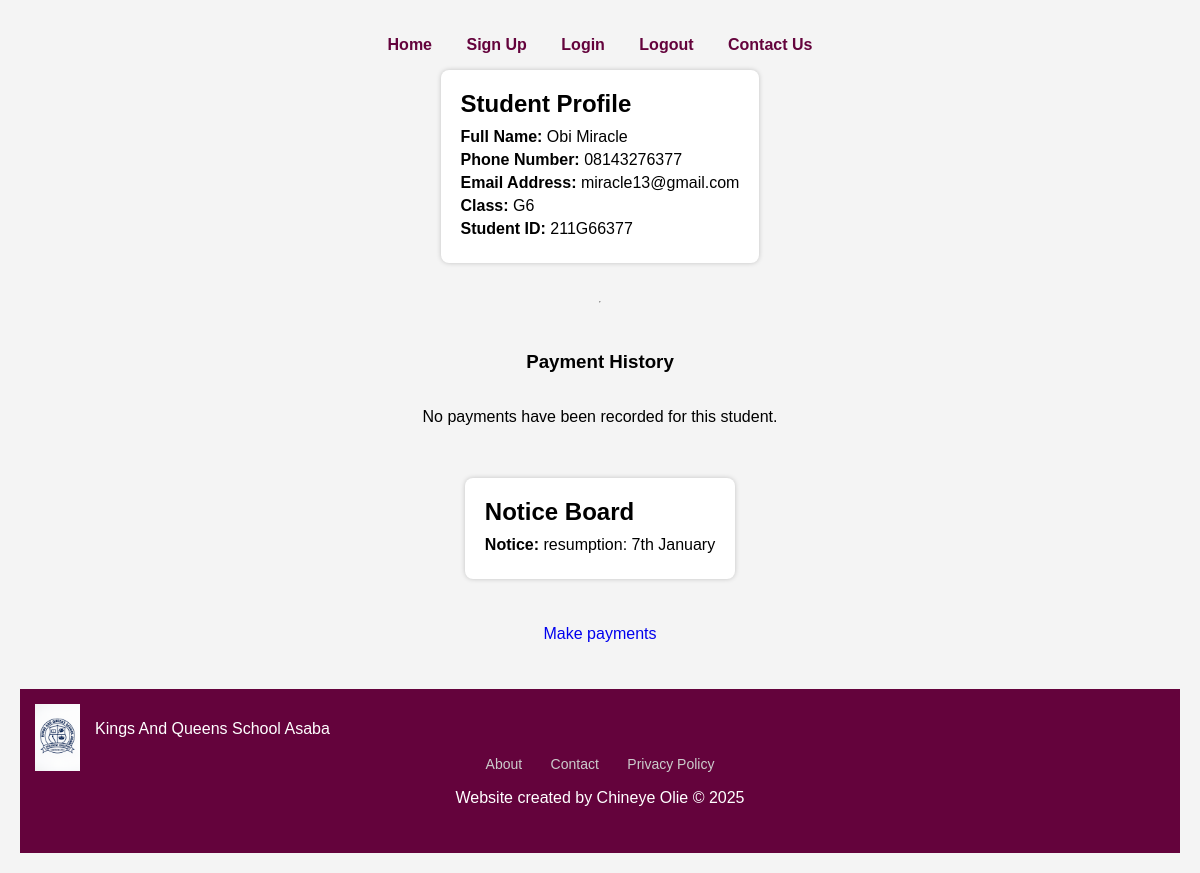
The page /adminstudent_profile/211G66377 on the database its author committed.
### website/models.py (models this page shows)
class User(db.Model, UserMixin):
    id = db.Column(db.Integer, primary_key=True)
    student_id = db.Column(db.String(20), nullable=False)
    name = db.Column(db.String(100))
    email = db.Column(db.String(150), unique=True)
    phone = db.Column(db.String(20), nullable=False)
    password = db.Column(db.String(150), nullable=False)
    class_level = db.Column(db.String(10), nullable=False)

class Calender(db.Model, UserMixin):
    id = db.Column(db.Integer, primary_key=True)
    content= db.Column(db.Text)

### website/input.py (the view)
@input.route('/adminstudent_profile/<student_id>')
def student_profile(student_id):
    user = User.query.filter_by(student_id=student_id).first_or_404()
    payments = Payment.query.filter_by(student_id=student_id).all()
    calender = Calender.query.first()
    return render_template("adminstudent_profile.html", user=user, payments=payments, calender=calender)

### website/templates/adminstudent_profile.html (shortened to what this page needs)
<!DOCTYPE html>
<html lang="en">
<head>
    <link href="static/style.css" rel="stylesheet" >
</head>
<body>
    <nav>
        <ul>
            <li><a id="home" href="/">Home</a></li>
      <li><a id="signUp" href="/signup">Sign Up</a></li>
      <li><a id="login" href="/login">Login</a></li>
      <li><a id="logout" href="/logout">Logout</a></li>
      <li><a id="contact" href="/contact">Contact Us</a></li>
        </ul>
    </nav>
    <div class="profile-box">
        <div class="profile-title">Student Profile</div>
        <p class="profile-field"><strong>Full Name:</strong> {{ user.name }}</p>
        <p class="profile-field"><strong>Phone Number:</strong> {{ user.phone }}</p>
        <p class="profile-field"><strong>Email Address:</strong> {{ user.email }}</p>
        <p class="profile-field"><strong>Class:</strong> {{ user.class_level }}</p>
        <p class="profile-field"><strong>Student ID:</strong> {{ user.student_id }}</p>
    </div>
    <hr>
    <h3>Payment History</h3>
    {% if payments %}
        <table>
            <tr>
                <th>Amount Paid</th>
                <th>Date Paid</th>
                <th>Balance</th>
            </tr>
            {% for payment in payments %}
            <tr>
                <td>{{ payment.amount_paid }}</td>
                <td>{{ payment.date_paid }}</td>
                <td>{{ payment.balance }}</td>
            </tr>
            {% endfor %}
        </table>
    {% else %}
        <p>No payments have been recorded for this student.</p>
    {% endif %}
    <br><br>
    <div class="profile-box">
      <div class="profile-title">Notice Board</div>
      <p class="profile-field"><strong>Notice:</strong> {{ calender.content }}</p>
      </div>
  <p><a href="/payment">Make payments</p></a>
    <footer class="footer">
        <div class="footer-content">
          <img src= "{{ url_for('static', filename='file_0000000051a8620a8e2cce67cac70511.png') }}" alt="school logo" class="footer-logo">
      </div>
      <p class="footer-writing">Kings And Queens School Asaba</p>
      <br><br>
      <div class="footer-links">
        <a href="/about">About</a>
        <a href="/contact">Contact</a>
        <a href="/privacypolicy">Privacy Policy</a>
      </div>
        <p> Website created by Chineye Olie &copy; 2025</p>
      </footer>
</body>
</html>

### website/static/style.css (style rules this page uses)
body { background-color: #f0f0f0; font-family:sans-serif; display: flex; flex-direction: column; align-items: center; margin: 0; }
nav ul { list-style-type: none; padding: 0; }
nav ul li { display: inline; margin: 0 15px; }
nav ul li a { color: white; text-decoration: none; font-weight: bold; }
footer { margin-top: 30px; text-align: center; color: #555; }
.footer { background-color: rgb(100, 3, 60);; color: #fff; width: 100%; padding: 30px 0; text-align: center; position: relative; left: 0; bottom: 0; }
.footer-content { display: flex; flex-direction: column; align-items: center; gap: 15px; }
.footer-logo { width: 45px; height: auto; position: absolute; top: 15px; left: 15px; z-index: 2; }
.footer-writing { position: absolute; top: 15px; left: 75px; z-index: 2; }
.footer-links a { color: #ccc; margin: 0 12px; text-decoration: none; font-size: 14px; }
a { text-decoration: none; }
.profile-box { background: white; padding: 20px; margin-bottom: 30px; border-radius: 8px; box-shadow: 0 0 5px rgba(0,0,0,0.2); }
.profile-title { font-size: 24px; margin-bottom: 10px; font-weight: bold; }
.profile-field { margin: 5px 0; font-size: 16px; }
h3 { margin-top: 40px; }
body { font-family: Arial, sans-serif; padding: 20px; background: #f4f4f4; }

### website/templates/adminstudent_profile.html (style rules this page uses)
body { font-family: Arial, sans-serif; padding: 20px; background: #f4f4f4; }
.profile-box { background: white; padding: 20px; margin-bottom: 30px; border-radius: 8px; box-shadow: 0 0 5px rgba(0,0,0,0.2); }
.profile-title { font-size: 24px; margin-bottom: 10px; font-weight: bold; }
.profile-field { margin: 5px 0; font-size: 16px; }
h3 { margin-top: 40px; }
nav ul { list-style-type: none; padding: 0; }
nav ul li { display: inline; margin: 0 15px; }
nav ul li a { color: rgb(100, 3, 60); text-decoration: none; font-weight: bold; }
.footer { background-color: rgb(100, 3, 60);; color: #fff; width: 100%; padding: 30px 0; text-align: center; position: relative; left: 0; bottom: 0; }
.footer-content { display: flex; flex-direction: column; align-items: center; gap: 15px; }
.footer-logo { width: 45px; height: auto; position: absolute; top: 15px; left: 15px; z-index: 2; }
.footer-writing { position: absolute; top: 15px; left: 75px; z-index: 2; }
.footer-links a { color: #ccc; margin: 0 12px; text-decoration: none; font-size: 14px; }

### rows shown on the page
User: name "Obi Miracle", phone "08143276377", email "miracle13@gmail.com", class_level "G6", student_id "211G66377"
Calender: content "resumption: 7th January"
